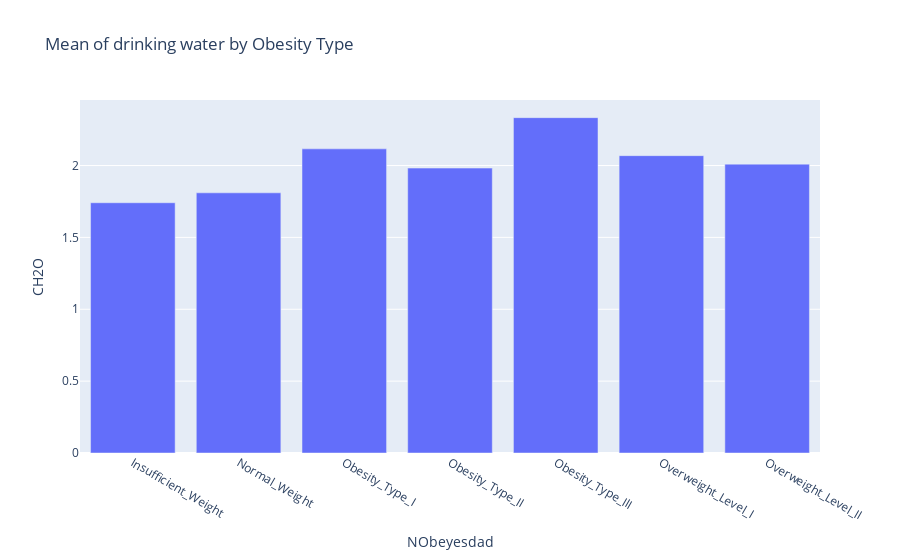

Here is the notebook cell this chart was saved with:
### Code cell
fig = px.bar(pivot_mean_df, x='NObeyesdad', y='CH2O', title='Mean of drinking water by Obesity Type')
fig.show()

### Figure 1 — Plotly figure (JSON) as saved in the notebook; plotly's stock layout.template omitted (floating-point values rounded to 4 significant figures)
{"data": [{"alignmentgroup": "True", "hovertemplate": "NObeyesdad=%{x}<br>CH2O=%{y}<extra></extra>", "legendgroup": "", "marker": {"color": "#636efa", "pattern": {"shape": ""}}, "name": "", "offsetgroup": "", "orientation": "v", "showlegend": false, "textposition": "auto", "type": "bar", "x": ["Insufficient_Weight", "Normal_Weight", "Obesity_Type_I", "Obesity_Type_II", "Obesity_Type_III", "Overweight_Level_I", "Overweight_Level_II"], "xaxis": "x", "y": [1.741, 1.81, 2.116, 1.982, 2.333, 2.069, 2.01], "yaxis": "y"}], "layout": {"barmode": "relative", "legend": {"tracegroupgap": 0}, "title": {"text": "Mean of drinking water by Obesity Type"}, "xaxis": {"anchor": "y", "domain": [0, 1], "title": {"text": "NObeyesdad"}}, "yaxis": {"anchor": "x", "domain": [0, 1], "title": {"text": "CH2O"}}}}
